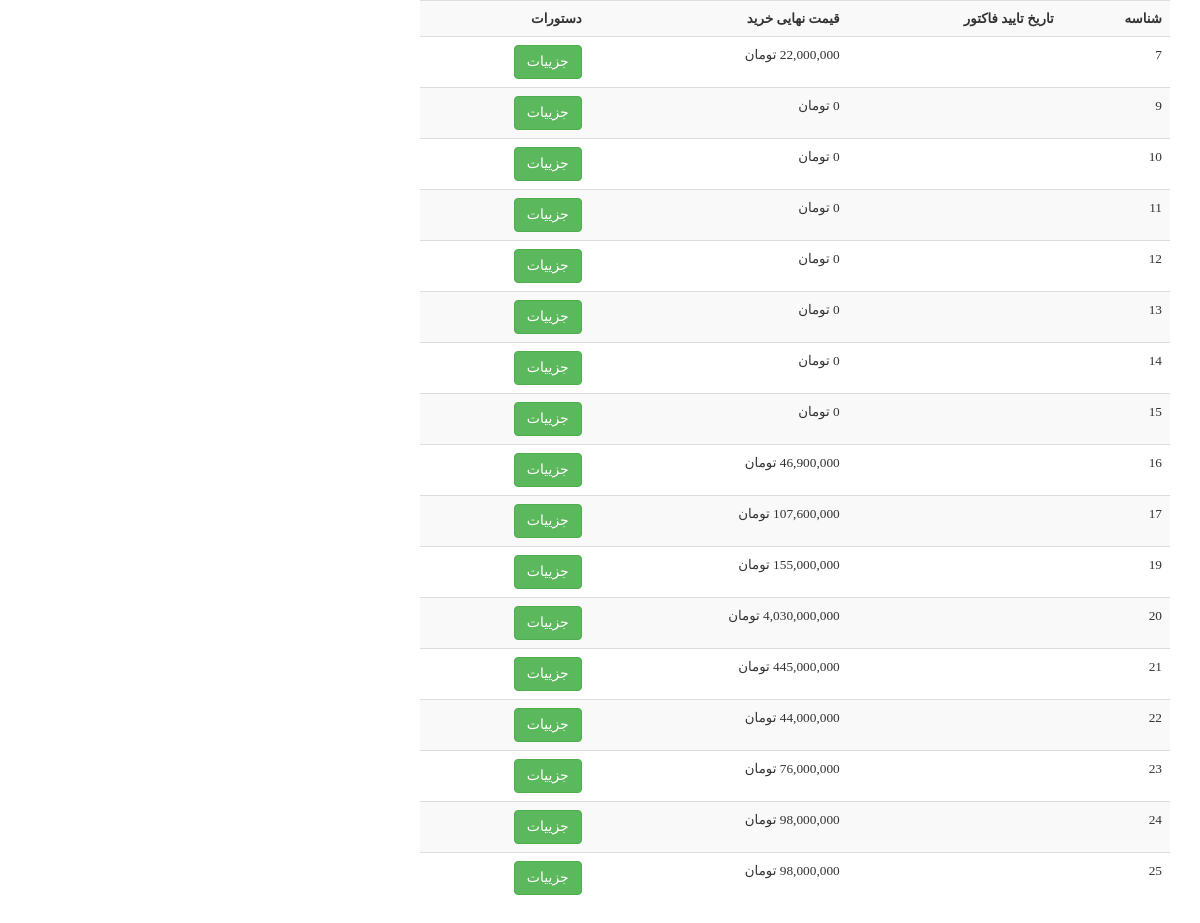
Page /user/my-shopping (signed in) on the earlier database version.
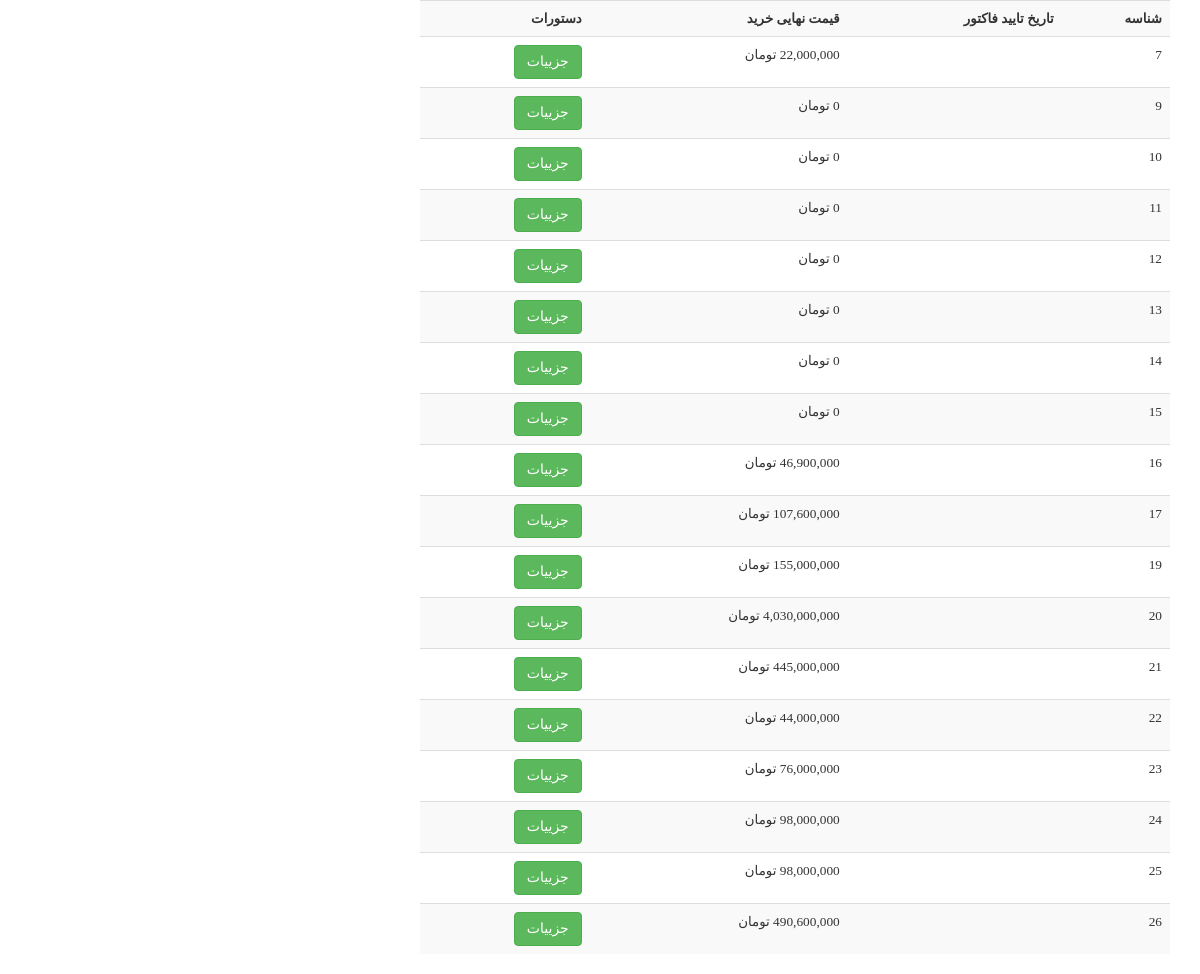
Same page on the later database version.
### order_module/models.py (models this page shows, shortened)
class Order(models.Model):
    user = models.ForeignKey(User, on_delete=models.CASCADE, verbose_name='کاربر')
    is_paid = models.BooleanField(verbose_name='نهایی شده / نشده')
    payment_date = models.DateField(null=True, blank=True, verbose_name='تاریخ پرداخت')
    def calculate_total_price(self):
        total_amount = 0
        for order_detail in self.orderdetail_set.all():
            price = order_detail.final_price if self.is_paid else order_detail.product.price
            count = order_detail.count
            if price is not None and count is not None:
                total_amount += price * count
        return total_amount
    class Meta:
        verbose_name = 'سبد خرید'
        verbose_name_plural = 'سبد خرید کاربران'

class OrderDetail(models.Model):
    order = models.ForeignKey(Order, on_delete=models.CASCADE, verbose_name='سبد خرید')
    product = models.ForeignKey(product, on_delete=models.CASCADE, verbose_name='محصول')
    final_price = models.IntegerField(null=True, blank=True, verbose_name='قیمت نهایی تکی محصول')
    count = models.IntegerField(verbose_name='تعداد')
    class Meta:
        verbose_name = 'جزییات سلد خرید'
        verbose_name_plural = 'لیست جزییات سبد های خرید'

### user_panel_module/views.py (the view)
# urls.py: path('my-shopping',views.MyShopping.as_view(),name='user-shopping-page'),
@method_decorator(login_required, name='dispatch')
class MyShopping(ListView):
    model = Order
    template_name = 'user_panel_module/user_shopping.html'
    def get_queryset(self):
        queryset = super().get_queryset()
        request: HttpRequest = self.request
        queryset = queryset.filter(user_id=request.user.id, is_paid=True)
        return queryset

### polls/templatetags/polls_extras.py (called while the page is built)
@register.filter(name='show_jalali_date')
def show_jalali_date(value):
    return date2jalali(value)

@register.filter(name='three_digits_currency')
def three_digits_currency(value: int):
    try:
        return '{:,}'.format(value) + ' تومان'
    except (ValueError, TypeError):
        return value

### user_panel_module/templates/user_panel_module/user_shopping.html (shortened to what this page needs)
{% extends 'shared/layout.html' %}
{% load polls_extras %}
{% load render_partial %}
{% block content %}
    <div class="container">
        <div class="row">
            <div class="col-md-8">
                <table class="table table-responsive table-hover table-striped">
                    <tr>
                        <th class="text-right">شناسه</th>
                        <th class="text-right">تاریخ تایید فاکتور</th>
                        <th class="text-right">قیمت نهایی خرید</th>
                        <th class="text-right">دستورات</th>
                    </tr>
                    {% for order in object_list %}
                        <tr>
                            <td class="text-right">{{ order.id }}</td>
                            <td class="text-right">
                            </td>
                            <td class="text-right">
                                {{ order.calculate_total_price|three_digits_currency }}
                            </td>
                            <td>
                                <a href="{% url 'user-shopping-detail-page' order_id=order.id %}" class="btn btn-success">جزییات</a>
                            </td>
                        </tr>
                    {% endfor %}
                </table>
            </div>
        </div>
    </div>
{% endblock %}

Differences in the rows shown:
now on this page (row edited): Order: id "26", calculate_total_price|three_digits_currency "490,600,000 تومان"
